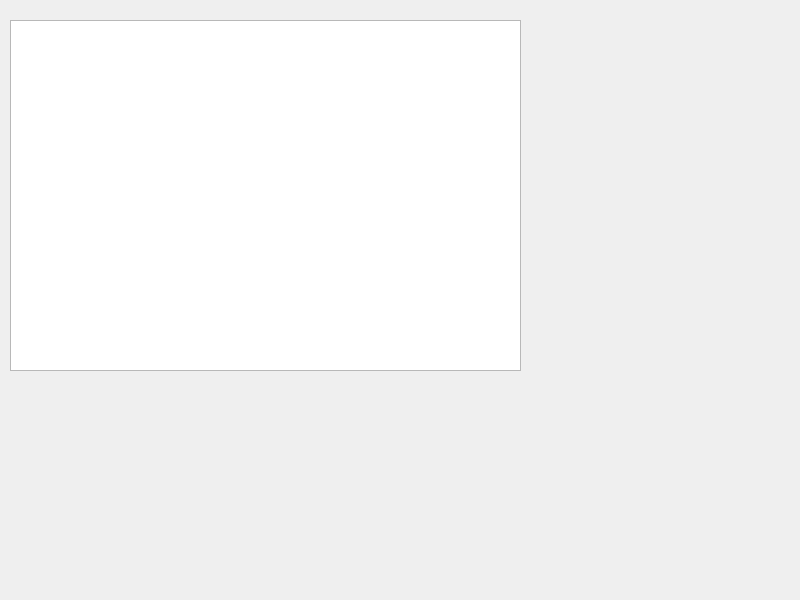
<?xml version="1.0" encoding="UTF-8"?>
<ui version="4.0">
 <class>Widget</class>
 <widget class="QWidget" name="Widget">
  <property name="geometry">
   <rect>
    <x>0</x>
    <y>0</y>
    <width>800</width>
    <height>600</height>
   </rect>
  </property>
  <property name="windowTitle">
   <string>Widget</string>
  </property>
  <widget class="QListWidget" name="listWidget">
   <property name="geometry">
    <rect>
     <x>10</x>
     <y>20</y>
     <width>511</width>
     <height>351</height>
    </rect>
   </property>
  </widget>
 </widget>
 <resources/>
 <connections/>
</ui>
